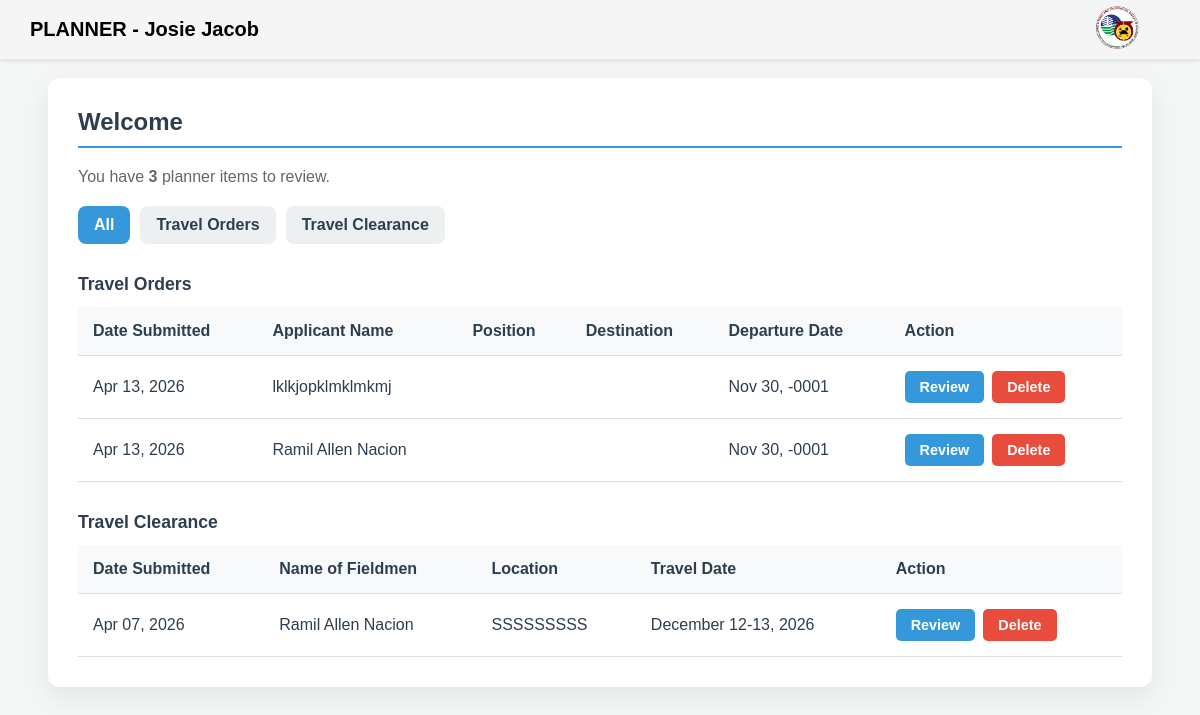
Before: /planner/index.php (signed in) with the older database file.
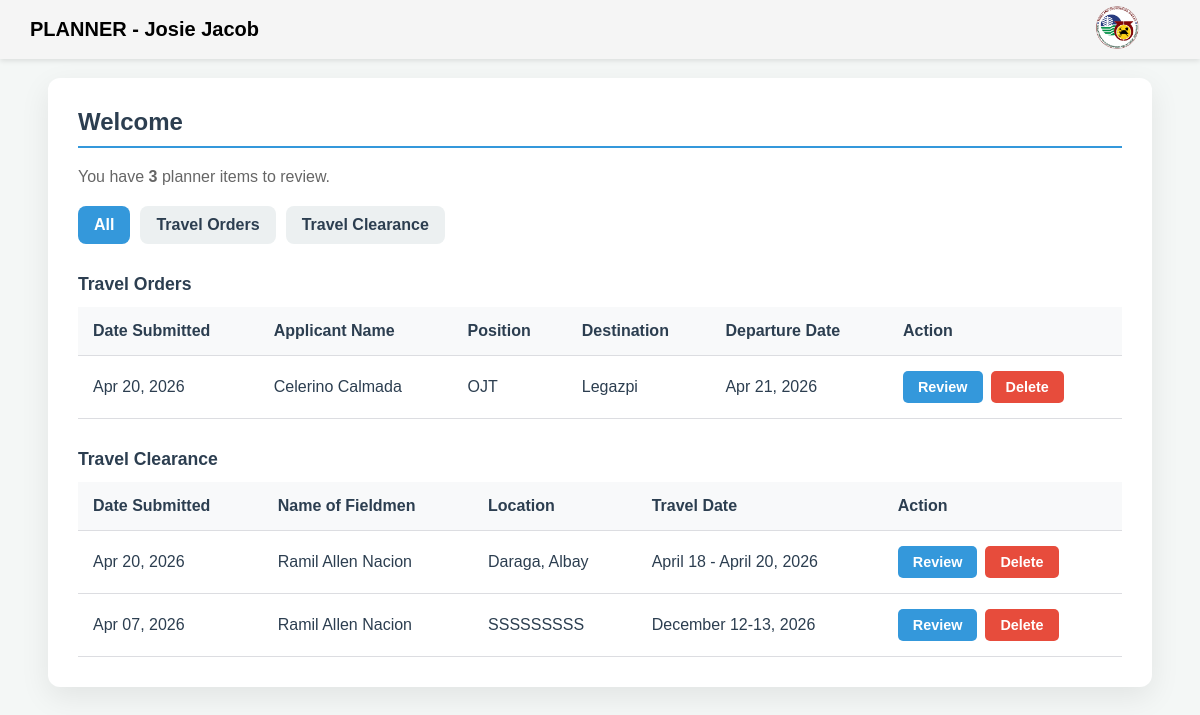
After: the same page with the newer database file.
### tables this page shows
CREATE TABLE `travel_orders` (
  `id` int(11) NOT NULL,
  `name` varchar(100) NOT NULL,
  `salary` varchar(255) DEFAULT NULL,
  `position` varchar(100) NOT NULL,
  `division_unit` varchar(100) DEFAULT NULL,
  `departure_date` date NOT NULL,
  `official_station` varchar(150) NOT NULL,
  `destination` varchar(150) NOT NULL,
  `arrival_date` date NOT NULL,
  `purpose` text NOT NULL,
  `per_diems` varchar(150) DEFAULT NULL,
  `assistants` text DEFAULT NULL,
  `appropriation` varchar(150) DEFAULT NULL,
  `remarks` text DEFAULT NULL,
  `officer_id` int(11) NOT NULL,
  `applicant_signature` varchar(255) NOT NULL,
  `status` enum('pending_do','pending_rd','approved','rejected_do','rejected_rd','completed') DEFAULT 'pending_do',
  `created_at` timestamp NOT NULL DEFAULT current_timestamp(),
  `do_signature` varchar(255) DEFAULT NULL,
  `rd_signature` varchar(255) DEFAULT NULL,
  `applicant_sig_x` int(11) DEFAULT 350,
  `applicant_sig_y` int(11) DEFAULT 480,
  `do_sig_x` int(11) DEFAULT 50,
  `do_sig_y` int(11) DEFAULT 320,
  `rd_sig_x` int(11) DEFAULT 480,
  `rd_sig_y` int(11) DEFAULT 320,
  `rejection_remarks` text DEFAULT NULL
);

CREATE TABLE `travel_clearances` (
  `id` int(11) NOT NULL,
  `name` varchar(255) NOT NULL,
  `purpose` longtext NOT NULL,
  `location` varchar(255) NOT NULL,
  `travel_date` varchar(200) NOT NULL,
  `planner_id` int(11) NOT NULL,
  `status` varchar(50) NOT NULL DEFAULT 'pending_planner',
  `created_at` timestamp NOT NULL DEFAULT current_timestamp()
);

### planner/index.php (the view, shortened to what the changed rows need)
<?php
$logged_in_planner_id = $_SESSION['user_id'];
$host = 'localhost';
$dbname = 'to_inventory';
$db_user = 'root';
$db_pass = '';
$tab = isset($_GET['tab']) ? $_GET['tab'] : 'all';
try {
    $pdo = new PDO("mysql:host=$host;dbname=$dbname", $db_user, $db_pass);
    $pdo->setAttribute(PDO::ATTR_ERRMODE, PDO::ERRMODE_EXCEPTION);
} catch (PDOException $e) {
    die("Database connection failed: " . $e->getMessage());
}
$travel_orders = [];
if ($tab === 'all' || $tab === 'orders') {
    $sql_orders = "SELECT id, name, position, destination, departure_date, created_at, status
                   FROM travel_orders
                   WHERE status = 'approved'
                   ORDER BY created_at DESC";
    $stmt_orders = $pdo->prepare($sql_orders);
    $stmt_orders->execute();
    $travel_orders = $stmt_orders->fetchAll(PDO::FETCH_ASSOC);
}
$travel_clearances = [];
if ($tab === 'all' || $tab === 'clearances') {
    $sql_clearances = "SELECT id, name, location, travel_date, created_at, status
                       FROM travel_clearances
                       WHERE planner_id = :planner_id AND status = 'pending_planner'
                       ORDER BY created_at DESC";
    $stmt_clearances = $pdo->prepare($sql_clearances);
    $stmt_clearances->bindParam(':planner_id', $logged_in_planner_id, PDO::PARAM_INT);
    $stmt_clearances->execute();
    $travel_clearances = $stmt_clearances->fetchAll(PDO::FETCH_ASSOC);
}
?>
<!DOCTYPE html>
<html lang="en">
<head>
    <link rel="stylesheet" type="text/css" href="../style/email-style.css">
    <link rel="stylesheet" type="text/css" href="../style/pop-up-message.css">
    <link rel= "stylesheet" type= "text/css" href="../style/delete-btn.css">
</head>
<body>
    <div class="dashboard-container">
        <h2>Welcome</h2>
        <?php if ($tab === 'all' || $tab === 'orders'): ?>
            <?php if (count($travel_orders) > 0): ?>
                <table>
                    <thead>
                        <tr>
                            <th>Date Submitted</th>
                            <th>Applicant Name</th>
                            <th>Position</th>
                            <th>Destination</th>
                            <th>Departure Date</th>
                            <th>Action</th>
                        </tr>
                    </thead>
                    <tbody>
                        <?php foreach ($travel_orders as $order): ?>
                            <tr>
                                <td><?php echo date('M d, Y', strtotime($order['created_at'])); ?></td>
                                <td><?php echo htmlspecialchars($order['name']); ?></td>
                                <td><?php echo htmlspecialchars($order['position']); ?></td>
                                <td><?php echo htmlspecialchars($order['destination']); ?></td>
                                <td><?php echo date('M d, Y', strtotime($order['departure_date'])); ?></td>
                                <td>
                                    <div class="action-buttons">
                                        <a href="review_to.php?id=<?php echo $order['id']; ?>" class="btn-review">Review</a>
                                        <button type="submit" class="btn-delete" onclick ="openDeleteOrderModal(<?php echo $order['id']; ?>) ">Delete</button>
                                    </div>
                                </td>
                            </tr>
                        <?php endforeach; ?>
                    </tbody>
                </table>
            <?php endif; ?>
        <?php endif; ?>
        <?php if ($tab === 'all' || $tab === 'clearances'): ?>
            <?php if (count($travel_clearances) > 0): ?>
                <table>
                    <thead>
                        <tr>
                            <th>Date Submitted</th>
                            <th>Name of Fieldmen</th>
                            <th>Location</th>
                            <th>Travel Date</th>
                            <th>Action</th>
                        </tr>
                    </thead>
                    <tbody>
                        <?php foreach ($travel_clearances as $tc): ?>
                            <tr>
                                <td><?php echo date('M d, Y', strtotime($tc['created_at'])); ?></td>
                                <td><?php echo htmlspecialchars($tc['name']); ?></td>
                                <td><?php echo htmlspecialchars($tc['location']); ?></td>
                                <td><?php echo htmlspecialchars($tc['travel_date']); ?></td>
                                <td>
                                    <div class="action-buttons">
                                        <a href="review_tc.php?id=<?php echo $tc['id']; ?>" class="btn-review">Review</a>
                                            <button type="submit" class="btn-delete" onclick ="openDeleteClearanceModal(<?php echo $tc['id'];?>)">Delete</button>
                                    </div>
                                </td>
                            </tr>
                        <?php endforeach; ?>
                    </tbody>
                </table>
            <?php endif; ?>
        <?php endif; ?>
    </div>
</body>
</html>

Changed rows visible on the page:
removed travel_orders: created_at "Apr 13, 2026", name "lklkjopklmklmkmj", departure_date "Nov 30, -0001"
removed travel_orders: created_at "Apr 13, 2026", name "Ramil Allen Nacion", departure_date "Nov 30, -0001"
added travel_orders: created_at "Apr 20, 2026", name "Celerino Calmada", position "OJT", destination "Legazpi", departure_date "Apr 21, 2026"
added travel_clearances: created_at "Apr 20, 2026", name "Ramil Allen Nacion", location "Daraga, Albay", travel_date "April 18 - April 20, 2026"
